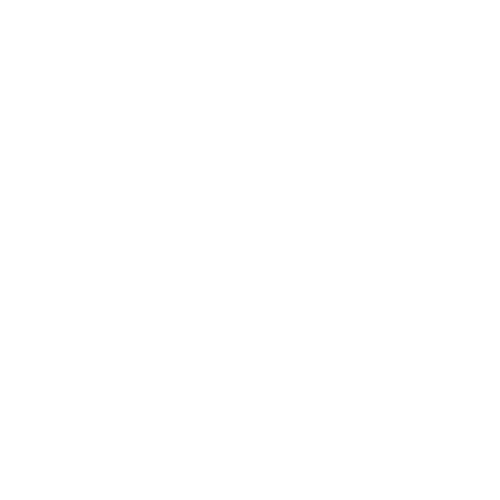
Frame 1 (no input)
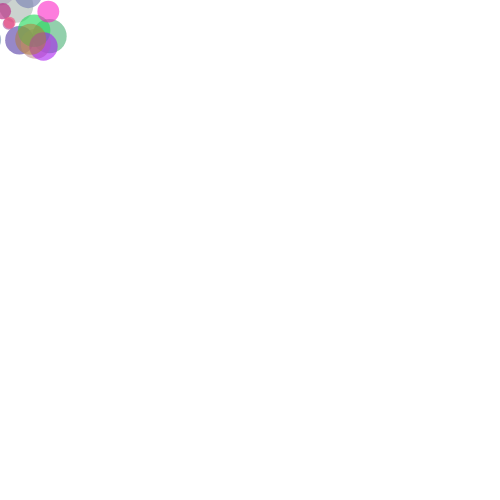
Frame 60 (no input)
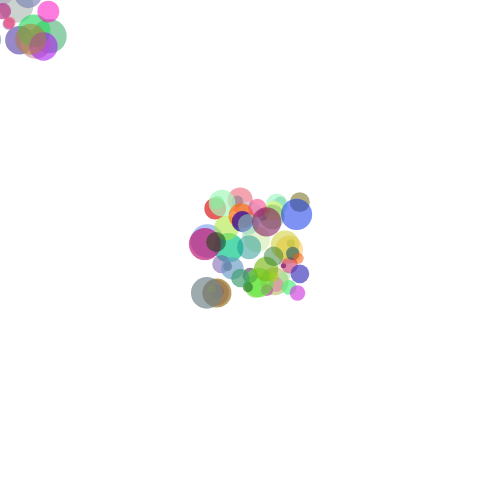
Frame 120 (the mouse pressed at the canvas centre since frame 60)

The p5.js sketch that drew these frames (run headless with seeded random() and noise() and a simulated clock; from frame 60 on, the mouse is pressed at the canvas centre):

// p5.js sketch
// ── sketch.js
function setup() {
    createCanvas(500, 500);
    background(255);
}

function draw() {
let r = random(0, 255);
let g = random(0, 255);
let b = random(0, 255);
let opacity = random(120, 180);
fill(r, g, b, opacity);
noStroke();
let size = random(5, 35);
let offsetX = random(-50, 50);
let offsetY = random(-50, 50);
ellipse(mouseX + offsetX, mouseY + offsetY, size, size);



}

function mouseClicked() {
    background(255);
}
